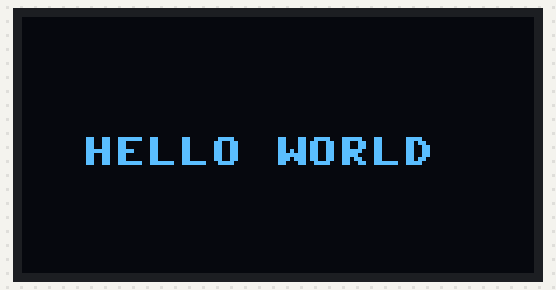
Bench run of a program on a simulated MicroPython board. On the bench: 128×64 one-colour display. Library files of the repository ran but are not shown: SSD1306.py, Font.py; what the program prints to the serial console is not drawn. At 2.7 s the program stops and its outputs stay as they are.

Above: at 0.1 s.
At 1.2 s:
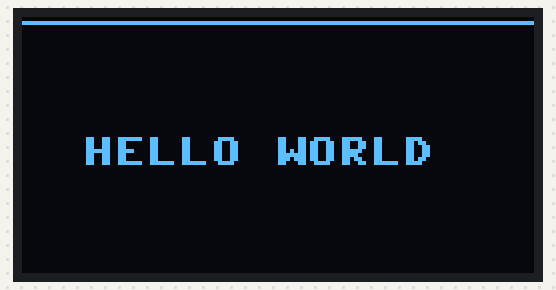
At 1.9 s:
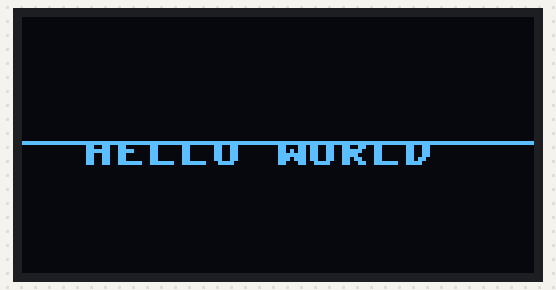
At 2.8 s:
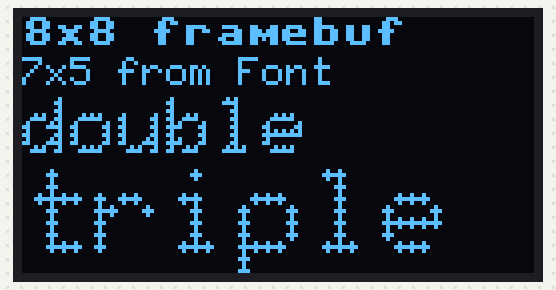

Measured:
- what the display in image 0 shows lasts 1.1 s, from 0.1 s to 1.2 s
- what the display in image 1 shows lasts 0.7 s, from 1.2 s to 1.9 s

The program:

OLED_test.py
```python
from machine import Pin, I2C
import framebuf
from SSD1306 import SSD1306_I2C
import utime
import Font

pix_res_x = 128  # SSD1306 horizontal resolution
pix_res_y = 64   # SSD1306 vertical resolution

print("Initializing I2C ...")
i2c_bus = I2C(1, scl=Pin(3), sda=Pin(2), freq=400000)  # start I2C on I2C1 (GPIO 2/3) GROVE 2
print(i2c_bus)
print()
devices = i2c_bus.scan()  # scanning devices on bus

print("Devices on bus : ")
for i in devices:
    print("       {0:X}h".format(i))

print()
print("Initializing display ...")
oled = SSD1306_I2C(pix_res_x, pix_res_y, i2c_bus)
oled.fill(0)   # clear display
oled.contrast(6)  # set display contrast
oled.show()  # update display


print("Painting HELLO WORLD")
oled.text("HELLO WORLD",15,30)
oled.show()

utime.sleep(1)

print("Clearing display")
oled.hline(0, 0, 128, 1)
oled.show()

for y in range(1, 65):
    oled.hline(0, y - 1, 128, 0)
    oled.hline(0, y, 128, 1)
    oled.show()

print("Painting font demo")
oled.text("8x8 framebuf", 0, 0, 1)

Font.PrintString(oled, "7x5 from Font", 0, 10, 1, 1)
Font.PrintString(oled, "double", 0, 20, 2, 1)
Font.PrintString(oled, "triple", 0, 38, 3, 1)

oled.show()
```
